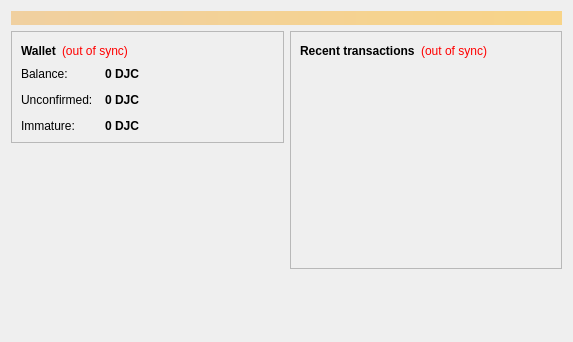
<?xml version="1.0" encoding="UTF-8"?>
<ui version="4.0">
 <class>OverviewPage</class>
 <widget class="QWidget" name="OverviewPage">
  <property name="geometry">
   <rect>
    <x>0</x>
    <y>0</y>
    <width>573</width>
    <height>342</height>
   </rect>
  </property>
  <property name="windowTitle">
   <string>Form</string>
  </property>
  <layout class="QVBoxLayout" name="topLayout">
   <item>
    <widget class="QLabel" name="labelAlerts">
     <property name="visible">
      <bool>false</bool>
     </property>
     <property name="styleSheet">
      <string notr="true">background-color: qlineargradient(x1: 0, y1: 0, x2: 1, y2: 0, stop:0 #F0D0A0, stop:1 #F8D488); color:#000000;</string>
     </property>
     <property name="wordWrap">
      <bool>true</bool>
     </property>
     <property name="margin">
      <number>3</number>
     </property>
    </widget>
   </item>
   <item>
    <layout class="QHBoxLayout" name="horizontalLayout" stretch="1,1">
     <item>
      <layout class="QVBoxLayout" name="verticalLayout_2">
       <item>
        <widget class="QFrame" name="frame">
         <property name="frameShape">
          <enum>QFrame::StyledPanel</enum>
         </property>
         <property name="frameShadow">
          <enum>QFrame::Raised</enum>
         </property>
         <layout class="QVBoxLayout" name="verticalLayout_4">
          <item>
           <layout class="QHBoxLayout" name="horizontalLayout_4">
            <item>
             <widget class="QLabel" name="label_5">
              <property name="font">
               <font>
                <weight>75</weight>
                <bold>true</bold>
               </font>
              </property>
              <property name="text">
               <string>Wallet</string>
              </property>
             </widget>
            </item>
            <item>
             <widget class="QLabel" name="labelWalletStatus">
              <property name="toolTip">
               <string>The displayed information may be out of date. Your wallet automatically synchronizes with the Djoshcoin network after a connection is established, but this process has not completed yet.</string>
              </property>
              <property name="styleSheet">
               <string notr="true">QLabel { color: red; }</string>
              </property>
              <property name="text">
               <string notr="true">(out of sync)</string>
              </property>
              <property name="alignment">
               <set>Qt::AlignLeading|Qt::AlignLeft|Qt::AlignVCenter</set>
              </property>
             </widget>
            </item>
            <item>
             <spacer name="horizontalSpacer_2">
              <property name="orientation">
               <enum>Qt::Horizontal</enum>
              </property>
              <property name="sizeHint" stdset="0">
               <size>
                <width>40</width>
                <height>20</height>
               </size>
              </property>
             </spacer>
            </item>
           </layout>
          </item>
          <item>
           <layout class="QFormLayout" name="formLayout_2">
            <property name="fieldGrowthPolicy">
             <enum>QFormLayout::AllNonFixedFieldsGrow</enum>
            </property>
            <property name="horizontalSpacing">
             <number>12</number>
            </property>
            <property name="verticalSpacing">
             <number>12</number>
            </property>
            <item row="0" column="0">
             <widget class="QLabel" name="label">
              <property name="text">
               <string>Balance:</string>
              </property>
             </widget>
            </item>
            <item row="0" column="1">
             <widget class="QLabel" name="labelBalance">
              <property name="font">
               <font>
                <weight>75</weight>
                <bold>true</bold>
               </font>
              </property>
              <property name="cursor">
               <cursorShape>IBeamCursor</cursorShape>
              </property>
              <property name="toolTip">
               <string>Your current balance</string>
              </property>
              <property name="text">
               <string notr="true">0 DJC</string>
              </property>
              <property name="textInteractionFlags">
               <set>Qt::LinksAccessibleByMouse|Qt::TextSelectableByKeyboard|Qt::TextSelectableByMouse</set>
              </property>
             </widget>
            </item>
            <item row="1" column="0">
             <widget class="QLabel" name="label_3">
              <property name="text">
               <string>Unconfirmed:</string>
              </property>
             </widget>
            </item>
            <item row="1" column="1">
             <widget class="QLabel" name="labelUnconfirmed">
              <property name="font">
               <font>
                <weight>75</weight>
                <bold>true</bold>
               </font>
              </property>
              <property name="cursor">
               <cursorShape>IBeamCursor</cursorShape>
              </property>
              <property name="toolTip">
               <string>Total of transactions that have yet to be confirmed, and do not yet count toward the current balance</string>
              </property>
              <property name="text">
               <string notr="true">0 DJC</string>
              </property>
              <property name="textInteractionFlags">
               <set>Qt::LinksAccessibleByMouse|Qt::TextSelectableByKeyboard|Qt::TextSelectableByMouse</set>
              </property>
             </widget>
            </item>
            <item row="2" column="0">
             <widget class="QLabel" name="labelImmatureText">
              <property name="text">
               <string>Immature:</string>
              </property>
             </widget>
            </item>
            <item row="2" column="1">
             <widget class="QLabel" name="labelImmature">
              <property name="font">
               <font>
                <weight>75</weight>
                <bold>true</bold>
               </font>
              </property>
              <property name="toolTip">
               <string>Mined balance that has not yet matured</string>
              </property>
              <property name="text">
               <string notr="true">0 DJC</string>
              </property>
              <property name="textInteractionFlags">
               <set>Qt::LinksAccessibleByMouse|Qt::TextSelectableByKeyboard|Qt::TextSelectableByMouse</set>
              </property>
             </widget>
            </item>
           </layout>
          </item>
         </layout>
        </widget>
       </item>
       <item>
        <spacer name="verticalSpacer">
         <property name="orientation">
          <enum>Qt::Vertical</enum>
         </property>
         <property name="sizeHint" stdset="0">
          <size>
           <width>20</width>
           <height>40</height>
          </size>
         </property>
        </spacer>
       </item>
      </layout>
     </item>
     <item>
      <layout class="QVBoxLayout" name="verticalLayout_3">
       <item>
        <widget class="QFrame" name="frame_2">
         <property name="frameShape">
          <enum>QFrame::StyledPanel</enum>
         </property>
         <property name="frameShadow">
          <enum>QFrame::Raised</enum>
         </property>
         <layout class="QVBoxLayout" name="verticalLayout">
          <item>
           <layout class="QHBoxLayout" name="horizontalLayout_2">
            <item>
             <widget class="QLabel" name="label_4">
              <property name="text">
               <string>&lt;b&gt;Recent transactions&lt;/b&gt;</string>
              </property>
             </widget>
            </item>
            <item>
             <widget class="QLabel" name="labelTransactionsStatus">
              <property name="toolTip">
               <string>The displayed information may be out of date. Your wallet automatically synchronizes with the Djoshcoin network after a connection is established, but this process has not completed yet.</string>
              </property>
              <property name="styleSheet">
               <string notr="true">QLabel { color: red; }</string>
              </property>
              <property name="text">
               <string notr="true">(out of sync)</string>
              </property>
              <property name="alignment">
               <set>Qt::AlignRight|Qt::AlignTrailing|Qt::AlignVCenter</set>
              </property>
             </widget>
            </item>
            <item>
             <spacer name="horizontalSpacer">
              <property name="orientation">
               <enum>Qt::Horizontal</enum>
              </property>
              <property name="sizeHint" stdset="0">
               <size>
                <width>40</width>
                <height>20</height>
               </size>
              </property>
             </spacer>
            </item>
           </layout>
          </item>
          <item>
           <widget class="QListView" name="listTransactions">
            <property name="styleSheet">
             <string notr="true">QListView { background: transparent; }</string>
            </property>
            <property name="frameShape">
             <enum>QFrame::NoFrame</enum>
            </property>
            <property name="verticalScrollBarPolicy">
             <enum>Qt::ScrollBarAlwaysOff</enum>
            </property>
            <property name="horizontalScrollBarPolicy">
             <enum>Qt::ScrollBarAlwaysOff</enum>
            </property>
            <property name="selectionMode">
             <enum>QAbstractItemView::NoSelection</enum>
            </property>
           </widget>
          </item>
         </layout>
        </widget>
       </item>
       <item>
        <spacer name="verticalSpacer_2">
         <property name="orientation">
          <enum>Qt::Vertical</enum>
         </property>
         <property name="sizeHint" stdset="0">
          <size>
           <width>20</width>
           <height>40</height>
          </size>
         </property>
        </spacer>
       </item>
      </layout>
     </item>
    </layout>
   </item>
  </layout>
 </widget>
 <resources/>
 <connections/>
</ui>
